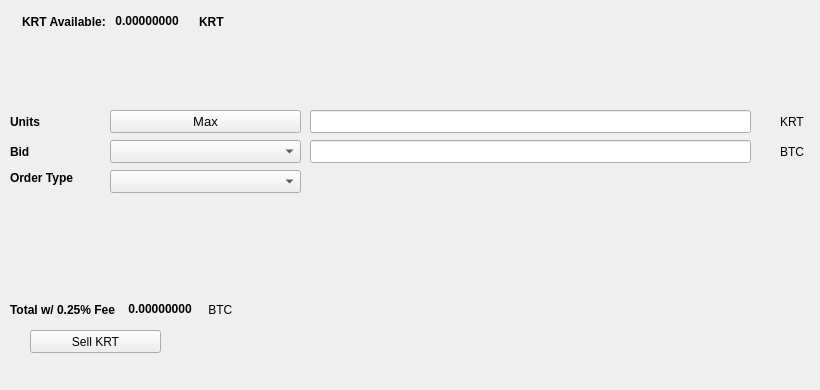
   <widget class="QWidget" name="SellTab">
    <attribute name="title">
     <string>Sell</string>
    </attribute>
    <widget class="QLabel" name="label_16">
     <property name="geometry">
      <rect>
       <x>780</x>
       <y>140</y>
       <width>31</width>
       <height>23</height>
      </rect>
     </property>
     <property name="text">
      <string>BTC</string>
     </property>
    </widget>
    <widget class="QComboBox" name="SellBidcomboBox">
     <property name="geometry">
      <rect>
       <x>110</x>
       <y>140</y>
       <width>191</width>
       <height>23</height>
      </rect>
     </property>
     <property name="font">
      <font>
       <pointsize>10</pointsize>
      </font>
     </property>
    </widget>
    <widget class="QLabel" name="label_18">
     <property name="geometry">
      <rect>
       <x>10</x>
       <y>110</y>
       <width>46</width>
       <height>23</height>
      </rect>
     </property>
     <property name="font">
      <font>
       <weight>75</weight>
       <bold>true</bold>
      </font>
     </property>
     <property name="text">
      <string>Units</string>
     </property>
    </widget>
    <widget class="QPushButton" name="Sell_Max_Amount">
     <property name="geometry">
      <rect>
       <x>110</x>
       <y>110</y>
       <width>191</width>
       <height>23</height>
      </rect>
     </property>
     <property name="font">
      <font>
       <pointsize>10</pointsize>
      </font>
     </property>
     <property name="text">
      <string>Max</string>
     </property>
    </widget>
    <widget class="QLabel" name="label_20">
     <property name="geometry">
      <rect>
       <x>10</x>
       <y>170</y>
       <width>91</width>
       <height>16</height>
      </rect>
     </property>
     <property name="font">
      <font>
       <weight>75</weight>
       <bold>true</bold>
      </font>
     </property>
     <property name="text">
      <string>Order Type</string>
     </property>
    </widget>
    <widget class="QComboBox" name="SellOrdertypeCombo">
     <property name="geometry">
      <rect>
       <x>110</x>
       <y>170</y>
       <width>191</width>
       <height>23</height>
      </rect>
     </property>
     <property name="font">
      <font>
       <pointsize>10</pointsize>
      </font>
     </property>
    </widget>
    <widget class="QLabel" name="label_21">
     <property name="geometry">
      <rect>
       <x>10</x>
       <y>140</y>
       <width>46</width>
       <height>23</height>
      </rect>
     </property>
     <property name="font">
      <font>
       <weight>75</weight>
       <bold>true</bold>
      </font>
     </property>
     <property name="text">
      <string>Bid</string>
     </property>
    </widget>
    <widget class="QLabel" name="label_22">
     <property name="geometry">
      <rect>
       <x>780</x>
       <y>110</y>
       <width>31</width>
       <height>23</height>
      </rect>
     </property>
     <property name="text">
      <string>KRT</string>
     </property>
    </widget>
    <widget class="QLineEdit" name="UnitsInputKRT">
     <property name="geometry">
      <rect>
       <x>310</x>
       <y>110</y>
       <width>441</width>
       <height>23</height>
      </rect>
     </property>
     <property name="font">
      <font>
       <pointsize>9</pointsize>
       <weight>75</weight>
       <bold>true</bold>
      </font>
     </property>
    </widget>
    <widget class="QLineEdit" name="SellBidPriceEdit">
     <property name="geometry">
      <rect>
       <x>310</x>
       <y>140</y>
       <width>441</width>
       <height>23</height>
      </rect>
     </property>
     <property name="font">
      <font>
       <pointsize>9</pointsize>
       <weight>75</weight>
       <bold>true</bold>
      </font>
     </property>
    </widget>
    <widget class="QPushButton" name="SellKRTBTN">
     <property name="geometry">
      <rect>
       <x>30</x>
       <y>330</y>
       <width>131</width>
       <height>23</height>
      </rect>
     </property>
     <property name="text">
      <string>Sell KRT</string>
     </property>
     <property name="icon">
      <iconset resource="../krt">
       <normaloff>:/icons/bitcoin</normaloff>:/icons/bitcoin</iconset>
     </property>
    </widget>
    <widget class="QWidget" name="layoutWidget3">
     <property name="geometry">
      <rect>
       <x>22</x>
       <y>12</y>
       <width>258</width>
       <height>19</height>
      </rect>
     </property>
     <layout class="QHBoxLayout" name="horizontalLayout">
      <item>
       <widget class="QLabel" name="label232_2">
        <property name="font">
         <font>
          <weight>75</weight>
          <bold>true</bold>
         </font>
        </property>
        <property name="text">
         <string>KRT Available:</string>
        </property>
       </widget>
      </item>
      <item>
       <widget class="QLabel" name="KRTAvailableLabel">
        <property name="palette">
         <palette>
          <active>
           <colorrole role="WindowText">
            <brush brushstyle="SolidPattern">
             <color alpha="255">
              <red>0</red>
              <green>0</green>
              <blue>0</blue>
             </color>
            </brush>
           </colorrole>
           <colorrole role="Button">
            <brush brushstyle="SolidPattern">
             <color alpha="255">
              <red>0</red>
              <green>170</green>
              <blue>0</blue>
             </color>
            </brush>
           </colorrole>
           <colorrole role="Light">
            <brush brushstyle="SolidPattern">
             <color alpha="255">
              <red>0</red>
              <green>255</green>
              <blue>0</blue>
             </color>
            </brush>
           </colorrole>
           <colorrole role="Midlight">
            <brush brushstyle="SolidPattern">
             <color alpha="255">
              <red>0</red>
              <green>212</green>
              <blue>0</blue>
             </color>
            </brush>
           </colorrole>
           <colorrole role="Dark">
            <brush brushstyle="SolidPattern">
             <color alpha="255">
              <red>0</red>
              <green>85</green>
              <blue>0</blue>
             </color>
            </brush>
           </colorrole>
           <colorrole role="Mid">
            <brush brushstyle="SolidPattern">
             <color alpha="255">
              <red>0</red>
              <green>113</green>
              <blue>0</blue>
             </color>
            </brush>
           </colorrole>
           <colorrole role="Text">
            <brush brushstyle="SolidPattern">
             <color alpha="255">
              <red>0</red>
              <green>170</green>
              <blue>0</blue>
             </color>
            </brush>
           </colorrole>
           <colorrole role="BrightText">
            <brush brushstyle="SolidPattern">
             <color alpha="255">
              <red>255</red>
              <green>255</green>
              <blue>255</blue>
             </color>
            </brush>
           </colorrole>
           <colorrole role="ButtonText">
            <brush brushstyle="SolidPattern">
             <color alpha="255">
              <red>0</red>
              <green>0</green>
              <blue>0</blue>
             </color>
            </brush>
           </colorrole>
           <colorrole role="Base">
            <brush brushstyle="SolidPattern">
             <color alpha="255">
              <red>255</red>
              <green>255</green>
              <blue>255</blue>
             </color>
            </brush>
           </colorrole>
           <colorrole role="Window">
            <brush brushstyle="SolidPattern">
             <color alpha="255">
              <red>0</red>
              <green>170</green>
              <blue>0</blue>
             </color>
            </brush>
           </colorrole>
           <colorrole role="Shadow">
            <brush brushstyle="SolidPattern">
             <color alpha="255">
              <red>0</red>
              <green>0</green>
              <blue>0</blue>
             </color>
            </brush>
           </colorrole>
           <colorrole role="AlternateBase">
            <brush brushstyle="SolidPattern">
             <color alpha="255">
              <red>127</red>
              <green>212</green>
              <blue>127</blue>
             </color>
            </brush>
           </colorrole>
           <colorrole role="ToolTipBase">
            <brush brushstyle="SolidPattern">
             <color alpha="255">
              <red>255</red>
              <green>255</green>
              <blue>220</blue>
             </color>
            </brush>
           </colorrole>
           <colorrole role="ToolTipText">
            <brush brushstyle="SolidPattern">
             <color alpha="255">
              <red>0</red>
              <green>0</green>
              <blue>0</blue>
             </color>
            </brush>
           </colorrole>
          </active>
          <inactive>
           <colorrole role="WindowText">
            <brush brushstyle="SolidPattern">
             <color alpha="255">
              <red>0</red>
              <green>0</green>
              <blue>0</blue>
             </color>
            </brush>
           </colorrole>
           <colorrole role="Button">
            <brush brushstyle="SolidPattern">
             <color alpha="255">
              <red>0</red>
              <green>170</green>
              <blue>0</blue>
             </color>
            </brush>
           </colorrole>
           <colorrole role="Light">
            <brush brushstyle="SolidPattern">
             <color alpha="255">
              <red>0</red>
              <green>255</green>
              <blue>0</blue>
             </color>
            </brush>
           </colorrole>
           <colorrole role="Midlight">
            <brush brushstyle="SolidPattern">
             <color alpha="255">
              <red>0</red>
              <green>212</green>
              <blue>0</blue>
             </color>
            </brush>
           </colorrole>
           <colorrole role="Dark">
            <brush brushstyle="SolidPattern">
             <color alpha="255">
              <red>0</red>
              <green>85</green>
              <blue>0</blue>
             </color>
            </brush>
           </colorrole>
           <colorrole role="Mid">
            <brush brushstyle="SolidPattern">
             <color alpha="255">
              <red>0</red>
              <green>113</green>
              <blue>0</blue>
             </color>
            </brush>
           </colorrole>
           <colorrole role="Text">
            <brush brushstyle="SolidPattern">
             <color alpha="255">
              <red>0</red>
              <green>170</green>
              <blue>0</blue>
             </color>
            </brush>
           </colorrole>
           <colorrole role="BrightText">
            <brush brushstyle="SolidPattern">
             <color alpha="255">
              <red>255</red>
              <green>255</green>
              <blue>255</blue>
             </color>
            </brush>
           </colorrole>
           <colorrole role="ButtonText">
            <brush brushstyle="SolidPattern">
             <color alpha="255">
              <red>0</red>
              <green>0</green>
              <blue>0</blue>
             </color>
            </brush>
           </colorrole>
           <colorrole role="Base">
            <brush brushstyle="SolidPattern">
             <color alpha="255">
              <red>255</red>
              <green>255</green>
              <blue>255</blue>
             </color>
            </brush>
           </colorrole>
           <colorrole role="Window">
            <brush brushstyle="SolidPattern">
             <color alpha="255">
              <red>0</red>
              <green>170</green>
              <blue>0</blue>
             </color>
            </brush>
           </colorrole>
           <colorrole role="Shadow">
            <brush brushstyle="SolidPattern">
             <color alpha="255">
              <red>0</red>
              <green>0</green>
              <blue>0</blue>
             </color>
            </brush>
           </colorrole>
           <colorrole role="AlternateBase">
            <brush brushstyle="SolidPattern">
             <color alpha="255">
              <red>127</red>
              <green>212</green>
              <blue>127</blue>
             </color>
            </brush>
           </colorrole>
           <colorrole role="ToolTipBase">
            <brush brushstyle="SolidPattern">
             <color alpha="255">
              <red>255</red>
              <green>255</green>
              <blue>220</blue>
             </color>
            </brush>
           </colorrole>
           <colorrole role="ToolTipText">
            <brush brushstyle="SolidPattern">
             <color alpha="255">
              <red>0</red>
              <green>0</green>
              <blue>0</blue>
             </color>
            </brush>
           </colorrole>
          </inactive>
          <disabled>
           <colorrole role="WindowText">
            <brush brushstyle="SolidPattern">
             <color alpha="255">
              <red>0</red>
              <green>85</green>
              <blue>0</blue>
             </color>
            </brush>
           </colorrole>
           <colorrole role="Button">
            <brush brushstyle="SolidPattern">
             <color alpha="255">
              <red>0</red>
              <green>170</green>
              <blue>0</blue>
             </color>
            </brush>
           </colorrole>
           <colorrole role="Light">
            <brush brushstyle="SolidPattern">
             <color alpha="255">
              <red>0</red>
              <green>255</green>
              <blue>0</blue>
             </color>
            </brush>
           </colorrole>
           <colorrole role="Midlight">
            <brush brushstyle="SolidPattern">
             <color alpha="255">
              <red>0</red>
              <green>212</green>
              <blue>0</blue>
             </color>
            </brush>
           </colorrole>
           <colorrole role="Dark">
            <brush brushstyle="SolidPattern">
             <color alpha="255">
              <red>0</red>
              <green>85</green>
              <blue>0</blue>
             </color>
            </brush>
           </colorrole>
           <colorrole role="Mid">
            <brush brushstyle="SolidPattern">
             <color alpha="255">
              <red>0</red>
              <green>113</green>
              <blue>0</blue>
             </color>
            </brush>
           </colorrole>
           <colorrole role="Text">
            <brush brushstyle="SolidPattern">
             <color alpha="255">
              <red>0</red>
              <green>85</green>
              <blue>0</blue>
             </color>
            </brush>
           </colorrole>
           <colorrole role="BrightText">
            <brush brushstyle="SolidPattern">
             <color alpha="255">
              <red>255</red>
              <green>255</green>
              <blue>255</blue>
             </color>
            </brush>
           </colorrole>
           <colorrole role="ButtonText">
            <brush brushstyle="SolidPattern">
             <color alpha="255">
              <red>0</red>
              <green>85</green>
              <blue>0</blue>
             </color>
            </brush>
           </colorrole>
           <colorrole role="Base">
            <brush brushstyle="SolidPattern">
             <color alpha="255">
              <red>0</red>
              <green>170</green>
              <blue>0</blue>
             </color>
            </brush>
           </colorrole>
           <colorrole role="Window">
            <brush brushstyle="SolidPattern">
             <color alpha="255">
              <red>0</red>
              <green>170</green>
              <blue>0</blue>
             </color>
            </brush>
           </colorrole>
           <colorrole role="Shadow">
            <brush brushstyle="SolidPattern">
             <color alpha="255">
              <red>0</red>
              <green>0</green>
              <blue>0</blue>
             </color>
            </brush>
           </colorrole>
           <colorrole role="AlternateBase">
            <brush brushstyle="SolidPattern">
             <color alpha="255">
              <red>0</red>
              <green>170</green>
              <blue>0</blue>
             </color>
            </brush>
           </colorrole>
           <colorrole role="ToolTipBase">
            <brush brushstyle="SolidPattern">
             <color alpha="255">
              <red>255</red>
              <green>255</green>
              <blue>220</blue>
             </color>
            </brush>
           </colorrole>
           <colorrole role="ToolTipText">
            <brush brushstyle="SolidPattern">
             <color alpha="255">
              <red>0</red>
              <green>0</green>
              <blue>0</blue>
             </color>
            </brush>
           </colorrole>
          </disabled>
         </palette>
        </property>
        <property name="font">
         <font>
          <weight>75</weight>
          <bold>true</bold>
         </font>
        </property>
        <property name="text">
         <string> 0.00000000 </string>
        </property>
        <property name="textInteractionFlags">
         <set>Qt::LinksAccessibleByMouse|Qt::TextSelectableByKeyboard|Qt::TextSelectableByMouse</set>
        </property>
       </widget>
      </item>
      <item>
       <widget class="QLabel" name="labelKRT">
        <property name="font">
         <font>
          <weight>75</weight>
          <bold>true</bold>
         </font>
        </property>
        <property name="text">
         <string>KRT</string>
        </property>
       </widget>
      </item>
     </layout>
    </widget>
    <widget class="QWidget" name="layoutWidget">
     <property name="geometry">
      <rect>
       <x>10</x>
       <y>300</y>
       <width>268</width>
       <height>19</height>
      </rect>
     </property>
     <layout class="QHBoxLayout" name="horizontalLayout_2">
      <item>
       <widget class="QLabel" name="label_19">
        <property name="font">
         <font>
          <weight>75</weight>
          <bold>true</bold>
         </font>
        </property>
        <property name="text">
         <string>Total w/ 0.25% Fee </string>
        </property>
       </widget>
      </item>
      <item>
       <widget class="QLabel" name="SellCostLabel">
        <property name="palette">
         <palette>
          <active>
           <colorrole role="WindowText">
            <brush brushstyle="SolidPattern">
             <color alpha="255">
              <red>0</red>
              <green>0</green>
              <blue>0</blue>
             </color>
            </brush>
           </colorrole>
           <colorrole role="Button">
            <brush brushstyle="SolidPattern">
             <color alpha="255">
              <red>0</red>
              <green>170</green>
              <blue>0</blue>
             </color>
            </brush>
           </colorrole>
           <colorrole role="Light">
            <brush brushstyle="SolidPattern">
             <color alpha="255">
              <red>0</red>
              <green>255</green>
              <blue>0</blue>
             </color>
            </brush>
           </colorrole>
           <colorrole role="Midlight">
            <brush brushstyle="SolidPattern">
             <color alpha="255">
              <red>0</red>
              <green>212</green>
              <blue>0</blue>
             </color>
            </brush>
           </colorrole>
           <colorrole role="Dark">
            <brush brushstyle="SolidPattern">
             <color alpha="255">
              <red>0</red>
              <green>85</green>
              <blue>0</blue>
             </color>
            </brush>
           </colorrole>
           <colorrole role="Mid">
            <brush brushstyle="SolidPattern">
             <color alpha="255">
              <red>0</red>
              <green>113</green>
              <blue>0</blue>
             </color>
            </brush>
           </colorrole>
           <colorrole role="Text">
            <brush brushstyle="SolidPattern">
             <color alpha="255">
              <red>0</red>
              <green>170</green>
              <blue>0</blue>
             </color>
            </brush>
           </colorrole>
           <colorrole role="BrightText">
            <brush brushstyle="SolidPattern">
             <color alpha="255">
              <red>255</red>
              <green>255</green>
              <blue>255</blue>
             </color>
            </brush>
           </colorrole>
           <colorrole role="ButtonText">
            <brush brushstyle="SolidPattern">
             <color alpha="255">
              <red>0</red>
              <green>0</green>
              <blue>0</blue>
             </color>
            </brush>
           </colorrole>
           <colorrole role="Base">
            <brush brushstyle="SolidPattern">
             <color alpha="255">
              <red>255</red>
              <green>255</green>
              <blue>255</blue>
             </color>
            </brush>
           </colorrole>
           <colorrole role="Window">
            <brush brushstyle="SolidPattern">
             <color alpha="255">
              <red>0</red>
              <green>170</green>
              <blue>0</blue>
             </color>
            </brush>
           </colorrole>
           <colorrole role="Shadow">
            <brush brushstyle="SolidPattern">
             <color alpha="255">
              <red>0</red>
              <green>0</green>
              <blue>0</blue>
             </color>
            </brush>
           </colorrole>
           <colorrole role="AlternateBase">
            <brush brushstyle="SolidPattern">
             <color alpha="255">
              <red>127</red>
              <green>212</green>
              <blue>127</blue>
             </color>
            </brush>
           </colorrole>
           <colorrole role="ToolTipBase">
            <brush brushstyle="SolidPattern">
             <color alpha="255">
              <red>255</red>
              <green>255</green>
              <blue>220</blue>
             </color>
            </brush>
           </colorrole>
           <colorrole role="ToolTipText">
            <brush brushstyle="SolidPattern">
             <color alpha="255">
              <red>0</red>
              <green>0</green>
              <blue>0</blue>
             </color>
            </brush>
           </colorrole>
          </active>
          <inactive>
           <colorrole role="WindowText">
            <brush brushstyle="SolidPattern">
             <color alpha="255">
              <red>0</red>
              <green>0</green>
              <blue>0</blue>
             </color>
            </brush>
           </colorrole>
           <colorrole role="Button">
            <brush brushstyle="SolidPattern">
             <color alpha="255">
              <red>0</red>
              <green>170</green>
              <blue>0</blue>
             </color>
            </brush>
           </colorrole>
           <colorrole role="Light">
            <brush brushstyle="SolidPattern">
             <color alpha="255">
              <red>0</red>
              <green>255</green>
              <blue>0</blue>
             </color>
            </brush>
           </colorrole>
           <colorrole role="Midlight">
            <brush brushstyle="SolidPattern">
             <color alpha="255">
              <red>0</red>
              <green>212</green>
              <blue>0</blue>
             </color>
            </brush>
           </colorrole>
           <colorrole role="Dark">
            <brush brushstyle="SolidPattern">
             <color alpha="255">
              <red>0</red>
              <green>85</green>
              <blue>0</blue>
             </color>
            </brush>
           </colorrole>
           <colorrole role="Mid">
            <brush brushstyle="SolidPattern">
             <color alpha="255">
              <red>0</red>
              <green>113</green>
              <blue>0</blue>
             </color>
            </brush>
           </colorrole>
           <colorrole role="Text">
            <brush brushstyle="SolidPattern">
             <color alpha="255">
              <red>0</red>
              <green>170</green>
              <blue>0</blue>
             </color>
            </brush>
           </colorrole>
           <colorrole role="BrightText">
            <brush brushstyle="SolidPattern">
             <color alpha="255">
              <red>255</red>
              <green>255</green>
              <blue>255</blue>
             </color>
            </brush>
           </colorrole>
           <colorrole role="ButtonText">
            <brush brushstyle="SolidPattern">
             <color alpha="255">
              <red>0</red>
              <green>0</green>
              <blue>0</blue>
             </color>
            </brush>
           </colorrole>
           <colorrole role="Base">
            <brush brushstyle="SolidPattern">
             <color alpha="255">
              <red>255</red>
              <green>255</green>
              <blue>255</blue>
             </color>
            </brush>
           </colorrole>
           <colorrole role="Window">
            <brush brushstyle="SolidPattern">
             <color alpha="255">
              <red>0</red>
              <green>170</green>
              <blue>0</blue>
             </color>
            </brush>
           </colorrole>
           <colorrole role="Shadow">
            <brush brushstyle="SolidPattern">
             <color alpha="255">
              <red>0</red>
              <green>0</green>
              <blue>0</blue>
             </color>
            </brush>
           </colorrole>
           <colorrole role="AlternateBase">
            <brush brushstyle="SolidPattern">
             <color alpha="255">
              <red>127</red>
              <green>212</green>
              <blue>127</blue>
             </color>
            </brush>
           </colorrole>
           <colorrole role="ToolTipBase">
            <brush brushstyle="SolidPattern">
             <color alpha="255">
              <red>255</red>
              <green>255</green>
              <blue>220</blue>
             </color>
            </brush>
           </colorrole>
           <colorrole role="ToolTipText">
            <brush brushstyle="SolidPattern">
             <color alpha="255">
              <red>0</red>
              <green>0</green>
              <blue>0</blue>
             </color>
            </brush>
           </colorrole>
          </inactive>
          <disabled>
           <colorrole role="WindowText">
            <brush brushstyle="SolidPattern">
             <color alpha="255">
              <red>0</red>
              <green>85</green>
              <blue>0</blue>
             </color>
            </brush>
           </colorrole>
           <colorrole role="Button">
            <brush brushstyle="SolidPattern">
             <color alpha="255">
              <red>0</red>
              <green>170</green>
              <blue>0</blue>
             </color>
            </brush>
           </colorrole>
           <colorrole role="Light">
            <brush brushstyle="SolidPattern">
             <color alpha="255">
              <red>0</red>
              <green>255</green>
              <blue>0</blue>
             </color>
            </brush>
           </colorrole>
           <colorrole role="Midlight">
            <brush brushstyle="SolidPattern">
             <color alpha="255">
              <red>0</red>
              <green>212</green>
              <blue>0</blue>
             </color>
            </brush>
           </colorrole>
           <colorrole role="Dark">
            <brush brushstyle="SolidPattern">
             <color alpha="255">
              <red>0</red>
              <green>85</green>
              <blue>0</blue>
             </color>
            </brush>
           </colorrole>
           <colorrole role="Mid">
            <brush brushstyle="SolidPattern">
             <color alpha="255">
              <red>0</red>
              <green>113</green>
              <blue>0</blue>
             </color>
            </brush>
           </colorrole>
           <colorrole role="Text">
            <brush brushstyle="SolidPattern">
             <color alpha="255">
              <red>0</red>
              <green>85</green>
              <blue>0</blue>
             </color>
            </brush>
           </colorrole>
           <colorrole role="BrightText">
            <brush brushstyle="SolidPattern">
             <color alpha="255">
              <red>255</red>
              <green>255</green>
              <blue>255</blue>
             </color>
            </brush>
           </colorrole>
           <colorrole role="ButtonText">
            <brush brushstyle="SolidPattern">
             <color alpha="255">
              <red>0</red>
              <green>85</green>
              <blue>0</blue>
             </color>
            </brush>
           </colorrole>
           <colorrole role="Base">
            <brush brushstyle="SolidPattern">
             <color alpha="255">
              <red>0</red>
              <green>170</green>
              <blue>0</blue>
             </color>
            </brush>
           </colorrole>
           <colorrole role="Window">
            <brush brushstyle="SolidPattern">
             <color alpha="255">
              <red>0</red>
              <green>170</green>
              <blue>0</blue>
             </color>
            </brush>
           </colorrole>
           <colorrole role="Shadow">
            <brush brushstyle="SolidPattern">
             <color alpha="255">
              <red>0</red>
              <green>0</green>
              <blue>0</blue>
             </color>
            </brush>
           </colorrole>
           <colorrole role="AlternateBase">
            <brush brushstyle="SolidPattern">
             <color alpha="255">
              <red>0</red>
              <green>170</green>
              <blue>0</blue>
             </color>
            </brush>
           </colorrole>
           <colorrole role="ToolTipBase">
            <brush brushstyle="SolidPattern">
             <color alpha="255">
              <red>255</red>
              <green>255</green>
              <blue>220</blue>
             </color>
            </brush>
           </colorrole>
           <colorrole role="ToolTipText">
            <brush brushstyle="SolidPattern">
             <color alpha="255">
              <red>0</red>
              <green>0</green>
              <blue>0</blue>
             </color>
            </brush>
           </colorrole>
          </disabled>
         </palette>
        </property>
        <property name="font">
         <font>
          <weight>75</weight>
          <bold>true</bold>
         </font>
        </property>
        <property name="autoFillBackground">
         <bool>false</bool>
        </property>
        <property name="text">
         <string> 0.00000000</string>
        </property>
        <property name="textInteractionFlags">
         <set>Qt::LinksAccessibleByMouse|Qt::TextSelectableByMouse</set>
        </property>
       </widget>
      </item>
      <item>
       <widget class="QLabel" name="label_17">
        <property name="font">
         <font>
          <weight>50</weight>
          <bold>false</bold>
         </font>
        </property>
        <property name="text">
         <string> BTC</string>
        </property>
       </widget>
      </item>
     </layout>
    </widget>
    <widget class="QLabel" name="label_23">
     <property name="geometry">
      <rect>
       <x>460</x>
       <y>300</y>
       <width>281</width>
       <height>81</height>
      </rect>
     </property>
     <property name="text">
      <string/>
     </property>
     <property name="pixmap">
      <pixmap>:/images/bittrex</pixmap>
     </property>
    </widget>
   </widget>
